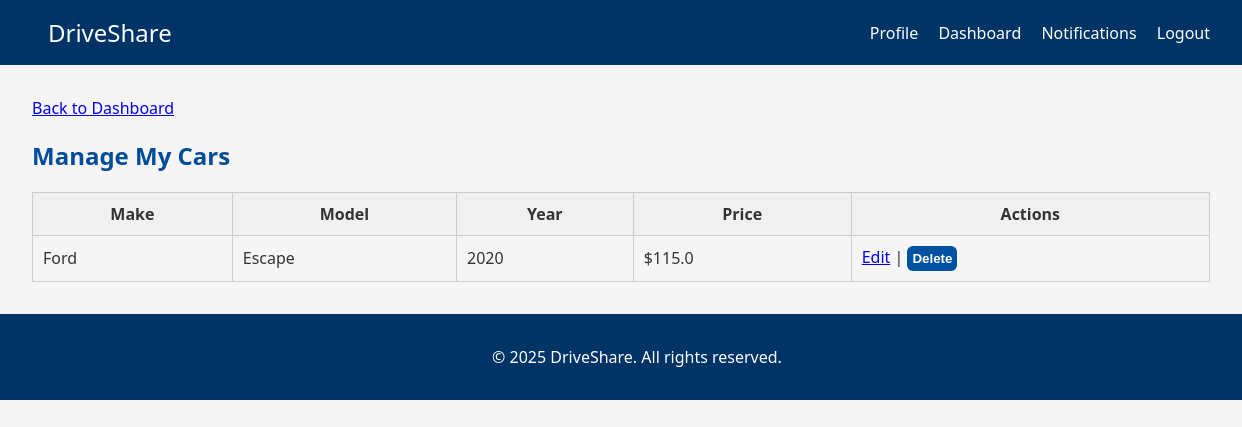
The page /manage_cars (signed in) on the database its author committed.
### tables this page shows
CREATE TABLE cars (
                id INTEGER PRIMARY KEY AUTOINCREMENT,
                owner_id INTEGER NOT NULL,
                model TEXT NOT NULL,
                make TEXT NOT NULL,
                year INTEGER NOT NULL,
                mileage INTEGER NOT NULL,
                color TEXT,
                price REAL NOT NULL,
                location TEXT NOT NULL,
                precise_location TEXT,
                is_available BOOLEAN DEFAULT 1,
                image_url TEXT,
                created_at TIMESTAMP DEFAULT CURRENT_TIMESTAMP,
                FOREIGN KEY(owner_id) REFERENCES users(id) ON DELETE CASCADE
            );

### routes.py (the view)
    @app.route("/manage_cars")
    def manage_cars():
        if not UserSession.get_instance().is_authenticated():
            flash("Please log in to manage your cars.")
            return redirect(url_for("login"))
        user_id = UserSession.get_instance().user_id
        with sqlite3.connect("database.db") as conn:
            conn.row_factory = sqlite3.Row
            cars = conn.execute("SELECT * FROM cars WHERE owner_id = ?", (user_id,)).fetchall()
        return render_template("manage_cars.html", cars=cars)

### app.py (called while the page is built)
@app.context_processor
def inject_user_session():
    return dict(is_authenticated=UserSession.get_instance().is_authenticated())

### routes.py (called while the page is built)
    @staticmethod
    def get_instance():
        if UserSession._instance is None:
            UserSession()
        return UserSession._instance

    def is_authenticated(self):
        return self.user_id is not None

### templates/manage_cars.html (shortened to what this page needs)
{% extends 'base.html' %}
{% block content %}
<a href="{{ url_for('dashboard') }}">Back to Dashboard</a>
<h2>Manage My Cars</h2>
{% if cars %}
<table class="info-table">
    <tr>
        <th>Make</th>
        <th>Model</th>
        <th>Year</th>
        <th>Price</th>
        <th>Actions</th>
    </tr>
    {% for car in cars %}
    <tr>
        <td>{{ car.make }}</td>
        <td>{{ car.model }}</td>
        <td>{{ car.year }}</td>
        <td>${{ car.price }}</td>
        <td>
            <a href="{{ url_for('edit_car', car_id=car.id) }}">Edit</a> |
            <form method="POST" action="{{ url_for('delete_car', car_id=car.id) }}" style="display:inline;">
                <button type="submit" onclick="return confirm('Are you sure you want to delete this car?')">Delete</button>
            </form>
        </td>
    </tr>
    {% endfor %}
</table>
{% else %}
<p>No cars listed yet.</p>
{% endif %}
{% endblock %}

### static/css/styles.css (style rules this page uses)
:root { --primary-blue: #003366; --light-blue: #0051a1; --hover-blue: #002244; --white: #fff; --gray-border: #ccc; --light-gray: #f5f5f5; --shadow: 0 2px 6px rgba(0,0,0,0.1); }
body { margin: 0; font-family: 'Segoe UI', Tahoma, Geneva, Verdana, sans-serif; background-color: var(--light-gray); color: #333; }
button { background-color: var(--light-blue); color: var(--white); font-weight: bold; border: none; padding: 5px; border-radius: 6px; cursor: pointer; transition: background-color 0.3s ease, box-shadow 0.3s ease; }
h2 { color:#004c99; font-weight: bold; }

### templates/manage_cars.html (style rules this page uses)
.info-table { width: 100%; border-collapse: collapse; margin-top: 20px; }
.info-table th, .info-table td { padding: 10px; border: 1px solid #ccc; }
.info-table th { background-color: #f0f0f0; }

### rows shown on the page
cars: make "Ford", model "Escape", year "2020", price "115.0"
